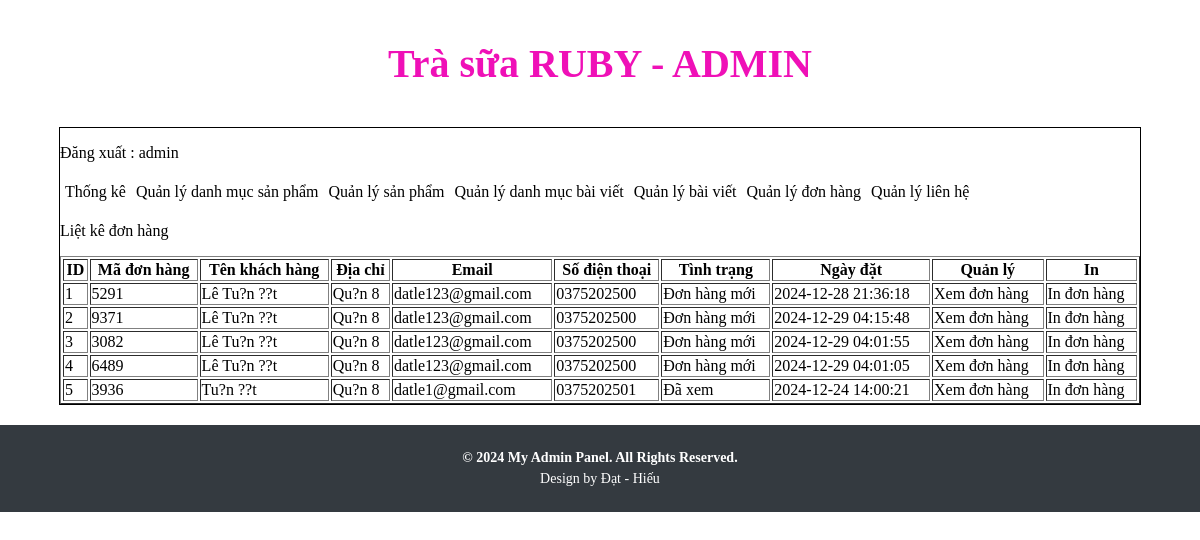
The page /admin/index.php?action=quanlydonhang&query=lietke (signed in) on the database its author committed.
### tables this page shows
CREATE TABLE IF NOT EXISTS `tbl_cart` (
  `id_cart` int(11) NOT NULL AUTO_INCREMENT,
  `id_khachhang` int(11) NOT NULL,
  `code_cart` varchar(10) NOT NULL,
  `cart_status` int(11) NOT NULL,
  `cart_date` varchar(50) NOT NULL,
  `cart_payment` varchar(255) NOT NULL,
  `cart_shipping` int(11) NOT NULL,
  PRIMARY KEY (`id_cart`)
);

CREATE TABLE IF NOT EXISTS `tbl_dangky` (
  `id_dangky` int(11) NOT NULL AUTO_INCREMENT,
  `tenkhachhang` varchar(255) NOT NULL,
  `email` varchar(100) NOT NULL,
  `diachi` varchar(200) NOT NULL,
  `matkhau` varchar(100) NOT NULL,
  `dienthoai` varchar(20) NOT NULL,
  PRIMARY KEY (`id_dangky`)
);

### admin/modules/quanlydonhang/lietke.php (the view, shortened to what this page needs)
<p>Liệt kê đơn hàng</p>
<?php
    $sql_lietke_dh = "SELECT * FROM tbl_cart,tbl_dangky WHERE tbl_cart.id_khachhang=tbl_dangky.id_dangky ORDER BY
    tbl_cart.id_cart DESC";
    $query_lietke_dh = mysqli_query($mysqli,$sql_lietke_dh);
?>
<table style="width:100%" border="1" style="border-collapse: collapse;">
    <tr>
        <th>ID</th>
        <th>Mã đơn hàng</th>
        <th>Tên khách hàng</th>
        <th>Địa chỉ</th>
        <th>Email</th>
        <th>Số điện thoại</th>
        <th>Tình trạng</th>
        <th>Ngày đặt</th>
        <th>Quản lý</th>
        <th>In</th>
    </tr>
    <?php
        $i=0;
        while($row = mysqli_fetch_array($query_lietke_dh)){
        $i++;
    ?>
    <tr>
        <td><?php echo $i  ?></td>
        <td><?php echo $row['code_cart'] ?></td>
        <td><?php echo $row['tenkhachhang'] ?></td>
        <td><?php echo $row['diachi'] ?></td>
        <td><?php echo $row['email'] ?></td>
        <td><?php echo $row['dienthoai'] ?></td>
        <td>
            <?php if($row['cart_status']==1){
                echo '<a href="modules/quanlydonhang/xuly.php?code='.$row['code_cart'].'">Đơn hàng mới</a>';
            }else {
                echo 'Đã xem';
            }
            ?>
        </td>
        <td>
            <?php echo $row['cart_date'] ?>
        </td>
        <td>
            <a href="index.php?action=donhang&query=xemdonhang&code=<?php echo $row['code_cart'] ?>">Xem đơn hàng</a>
        </td>
        <td>
            <a href="modules/quanlydonhang/indonhang.php?code=<?php echo $row['code_cart'] ?>">In đơn hàng</a>
        </td>
    </tr>
    <?php
        }
    ?>
</table>

### admin/css/style.css (style rules this page uses)
body { margin: 0; padding: 0; }

### admin/index.php (style rules this page uses)
a { text-decoration: none; color: black; }

### admin/modules/quanlydonhang/lietke.php (style rules this page uses)
a { text-decoration: none; color: black; }

### rows shown on the page
tbl_cart: code_cart "5291", tbl_dangky.tenkhachhang "Lê Tu?n ??t", tbl_dangky.diachi "Qu?n 8", tbl_dangky.email "datle123@gmail.com", tbl_dangky.dienthoai "0375202500", cart_date "2024-12-28 21:36:18"
tbl_cart: code_cart "9371", tbl_dangky.tenkhachhang "Lê Tu?n ??t", tbl_dangky.diachi "Qu?n 8", tbl_dangky.email "datle123@gmail.com", tbl_dangky.dienthoai "0375202500", cart_date "2024-12-29 04:15:48"
tbl_cart: code_cart "3082", tbl_dangky.tenkhachhang "Lê Tu?n ??t", tbl_dangky.diachi "Qu?n 8", tbl_dangky.email "datle123@gmail.com", tbl_dangky.dienthoai "0375202500", cart_date "2024-12-29 04:01:55"
tbl_cart: code_cart "6489", tbl_dangky.tenkhachhang "Lê Tu?n ??t", tbl_dangky.diachi "Qu?n 8", tbl_dangky.email "datle123@gmail.com", tbl_dangky.dienthoai "0375202500", cart_date "2024-12-29 04:01:05"
tbl_cart: code_cart "3936", tbl_dangky.tenkhachhang "Tu?n ??t", tbl_dangky.diachi "Qu?n 8", tbl_dangky.email "datle1@gmail.com", tbl_dangky.dienthoai "0375202501", cart_status "Đã xem", cart_date "2024-12-24 14:00:21"

### other values the page prints
$_SESSION['dangnhap'] "admin"
